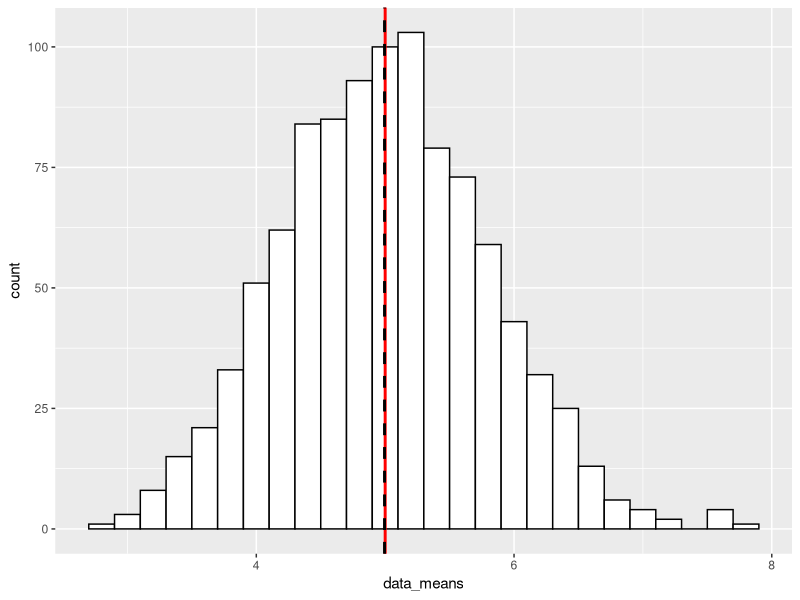

The R script that drew this image: (Note: this script raises an error after producing the figure.)
## ---- chunk 1
#set working directory
setwd("~/CourseraRClass/StatInf")

#reference necessary libs
library(ggplot2)
## ---- chunk 2
set.seed(9867)
lambda <-.2
number_sim <-1000
sample_size <- 40
data<-matrix(rexp(number_sim*sample_size, lambda),number_sim,sample_size)
## ---- chunk 3
data_means<-apply(data, 1, mean)


sample_mean<-mean(data_means)
sample_mean

theo_mean<-1/lambda 
theo_mean
## ---- chunk 4
q<-ggplot() + 
  aes(data_means) + 
  geom_histogram(binwidth=.2, colour="black", fill="white") +
  geom_vline(aes(xintercept=theo_mean),  
             color="red", linetype="solid", size=1) +
  geom_vline(aes(xintercept=sample_mean),   
             color="black", linetype="dashed", size=1) +
  labs(list(title = "Histogram of Means", x = "Means", y = "Frequency"))
q

## ---- chunk 5
data_var<-var(data_means)
data_var
## ---- chunk 6
theo_var<-(1/lambda)^2 / sample_size
theo_var
## ---- chunk 7
p<-ggplot() + 
  aes(data_means) + 
  geom_density() +
  stat_function(geom="line", 
                fun=dnorm, 
                colour = "red", 
                arg=list(mean=theo_mean,sd=sqrt(theo_var))) +
  labs(list(title = "Probabilty Density"))
p
